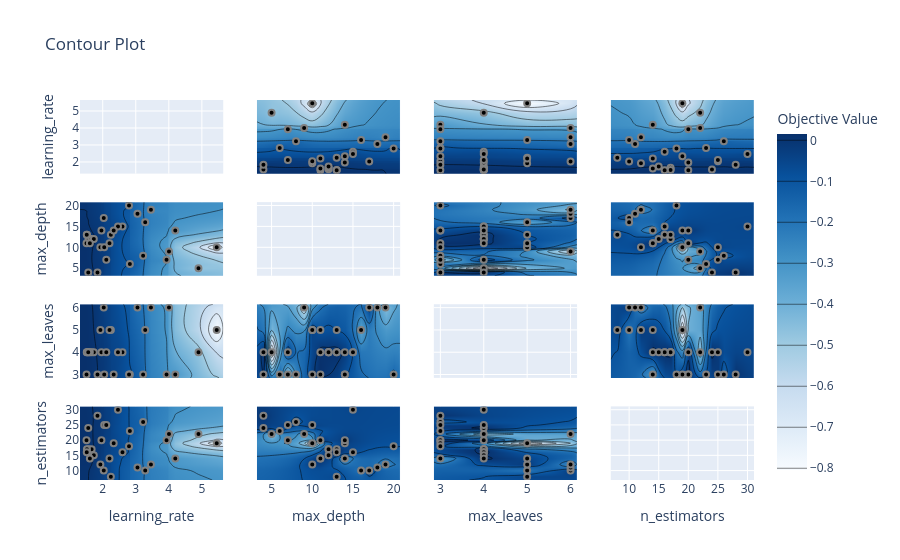

Notebook code cell kept with this figure:
### Code cell
plot_contour(study)

### Figure 1 — Plotly figure (JSON) as saved in the notebook; plotly's stock layout.template omitted (floating-point values rounded to 4 significant figures; data arrays with more than 128 entries replaced by an {"elided": "..."} marker saying what was removed)
{"data": [{"type": "scatter", "xaxis": "x", "yaxis": "y"}, {"colorbar": {"title": {"text": "Objective Value"}}, "colorscale": [[0, "rgb(247,251,255)"], [0.125, "rgb(222,235,247)"], [0.25, "rgb(198,219,239)"], [0.375, "rgb(158,202,225)"], [0.5, "rgb(107,174,214)"], [0.625, "rgb(66,146,198)"], [0.75, "rgb(33,113,181)"], [0.875, "rgb(8,81,156)"], [1, "rgb(8,48,107)"]], "connectgaps": true, "contours": {"coloring": "heatmap"}, "hoverinfo": "none", "line": {"smoothing": 1.3}, "reversescale": false, "showscale": true, "type": "contour", "x": [1.313, 1.51, 1.517, 1.522, 1.562, 1.572, 1.611, 1.664, 1.731, 1.842, 1.929, 1.961, 2.032, 2.046, 2.108, 2.205, 2.246, 2.332, 2.462, 2.598, 2.796, 2.821, 3.052, 3.223, 3.285, 3.459, 3.931, 4.005, 4.196, 4.898, 5.45, 5.647], "xaxis": "x5", "y": [3.2, 4, 5, 6, 7, 8, 9, 10, 11, 12, 13, 14, 15, 16, 17, 18, 19, 20, 20.8], "yaxis": "y5", "z": {"elided": "19x32 float values"}}, {"marker": {"color": "black", "line": {"color": "Gray", "width": 2}}, "mode": "markers", "name": "Feasible Trial", "showlegend": false, "type": "scatter", "x": [2.032, 2.821, 3.285, 3.223, 3.052, 2.246, 4.898, 4.005, 1.929, 3.459, 1.572, 1.664, 1.522, 1.517, 2.598, 4.196, 2.462, 5.45, 1.51, 3.931, 2.046, 1.731, 2.332, 1.611, 1.961, 2.796, 2.205, 1.562, 1.842, 2.108], "xaxis": "x5", "y": [17, 6, 16, 8, 18, 13, 5, 9, 10, 19, 12, 12, 13, 13, 15, 14, 15, 10, 11, 7, 10, 12, 14, 11, 14, 20, 11, 4, 4, 7], "yaxis": "y5"}, {"colorbar": {"title": {"text": "Objective Value"}}, "colorscale": [[0, "rgb(247,251,255)"], [0.125, "rgb(222,235,247)"], [0.25, "rgb(198,219,239)"], [0.375, "rgb(158,202,225)"], [0.5, "rgb(107,174,214)"], [0.625, "rgb(66,146,198)"], [0.75, "rgb(33,113,181)"], [0.875, "rgb(8,81,156)"], [1, "rgb(8,48,107)"]], "connectgaps": true, "contours": {"coloring": "heatmap"}, "hoverinfo": "none", "line": {"smoothing": 1.3}, "reversescale": false, "showscale": false, "type": "contour", "x": [1.313, 1.51, 1.517, 1.522, 1.562, 1.572, 1.611, 1.664, 1.731, 1.842, 1.929, 1.961, 2.032, 2.046, 2.108, 2.205, 2.246, 2.332, 2.462, 2.598, 2.796, 2.821, 3.052, 3.223, 3.285, 3.459, 3.931, 4.005, 4.196, 4.898, 5.45, 5.647], "xaxis": "x9", "y": [2.85, 3, 4, 5, 6, 6.15], "yaxis": "y9", "z": {"elided": "6x32 float values"}}, {"marker": {"color": "black", "line": {"color": "Gray", "width": 2}}, "mode": "markers", "name": "Feasible Trial", "showlegend": false, "type": "scatter", "x": [2.032, 2.821, 3.285, 3.223, 3.052, 2.246, 4.898, 4.005, 1.929, 3.459, 1.572, 1.664, 1.522, 1.517, 2.598, 4.196, 2.462, 5.45, 1.51, 3.931, 2.046, 1.731, 2.332, 1.611, 1.961, 2.796, 2.205, 1.562, 1.842, 2.108], "xaxis": "x9", "y": [6, 3, 5, 3, 6, 5, 4, 6, 5, 6, 4, 4, 4, 4, 4, 3, 4, 5, 3, 3, 3, 4, 3, 4, 4, 3, 5, 4, 3, 4], "yaxis": "y9"}, {"colorbar": {"title": {"text": "Objective Value"}}, "colorscale": [[0, "rgb(247,251,255)"], [0.125, "rgb(222,235,247)"], [0.25, "rgb(198,219,239)"], [0.375, "rgb(158,202,225)"], [0.5, "rgb(107,174,214)"], [0.625, "rgb(66,146,198)"], [0.75, "rgb(33,113,181)"], [0.875, "rgb(8,81,156)"], [1, "rgb(8,48,107)"]], "connectgaps": true, "contours": {"coloring": "heatmap"}, "hoverinfo": "none", "line": {"smoothing": 1.3}, "reversescale": false, "showscale": false, "type": "contour", "x": [1.313, 1.51, 1.517, 1.522, 1.562, 1.572, 1.611, 1.664, 1.731, 1.842, 1.929, 1.961, 2.032, 2.046, 2.108, 2.205, 2.246, 2.332, 2.462, 2.598, 2.796, 2.821, 3.052, 3.223, 3.285, 3.459, 3.931, 4.005, 4.196, 4.898, 5.45, 5.647], "xaxis": "x13", "y": [6.9, 8, 10, 11, 12, 14, 15, 16, 17, 18, 19, 20, 22, 23, 24, 25, 26, 28, 30, 31.1], "yaxis": "y13", "z": {"elided": "20x32 float values"}}, {"marker": {"color": "black", "line": {"color": "Gray", "width": 2}}, "mode": "markers", "name": "Feasible Trial", "showlegend": false, "type": "scatter", "x": [2.032, 2.821, 3.285, 3.223, 3.052, 2.246, 4.898, 4.005, 1.929, 3.459, 1.572, 1.664, 1.522, 1.517, 2.598, 4.196, 2.462, 5.45, 1.51, 3.931, 2.046, 1.731, 2.332, 1.611, 1.961, 2.796, 2.205, 1.562, 1.842, 2.108], "xaxis": "x13", "y": [10, 23, 10, 26, 11, 8, 22, 22, 12, 12, 17, 17, 17, 16, 16, 14, 30, 19, 20, 20, 25, 15, 19, 14, 20, 18, 14, 24, 28, 25], "yaxis": "y13"}, {"colorbar": {"title": {"text": "Objective Value"}}, "colorscale": [[0, "rgb(247,251,255)"], [0.125, "rgb(222,235,247)"], [0.25, "rgb(198,219,239)"], [0.375, "rgb(158,202,225)"], [0.5, "rgb(107,174,214)"], [0.625, "rgb(66,146,198)"], [0.75, "rgb(33,113,181)"], [0.875, "rgb(8,81,156)"], [1, "rgb(8,48,107)"]], "connectgaps": true, "contours": {"coloring": "heatmap"}, "hoverinfo": "none", "line": {"smoothing": 1.3}, "reversescale": false, "showscale": false, "type": "contour", "x": [3.2, 4, 5, 6, 7, 8, 9, 10, 11, 12, 13, 14, 15, 16, 17, 18, 19, 20, 20.8], "xaxis": "x2", "y": [1.313, 1.51, 1.517, 1.522, 1.562, 1.572, 1.611, 1.664, 1.731, 1.842, 1.929, 1.961, 2.032, 2.046, 2.108, 2.205, 2.246, 2.332, 2.462, 2.598, 2.796, 2.821, 3.052, 3.223, 3.285, 3.459, 3.931, 4.005, 4.196, 4.898, 5.45, 5.647], "yaxis": "y2", "z": {"elided": "32x19 float values"}}, {"marker": {"color": "black", "line": {"color": "Gray", "width": 2}}, "mode": "markers", "name": "Feasible Trial", "showlegend": false, "type": "scatter", "x": [17, 6, 16, 8, 18, 13, 5, 9, 10, 19, 12, 12, 13, 13, 15, 14, 15, 10, 11, 7, 10, 12, 14, 11, 14, 20, 11, 4, 4, 7], "xaxis": "x2", "y": [2.032, 2.821, 3.285, 3.223, 3.052, 2.246, 4.898, 4.005, 1.929, 3.459, 1.572, 1.664, 1.522, 1.517, 2.598, 4.196, 2.462, 5.45, 1.51, 3.931, 2.046, 1.731, 2.332, 1.611, 1.961, 2.796, 2.205, 1.562, 1.842, 2.108], "yaxis": "y2"}, {"type": "scatter", "xaxis": "x6", "yaxis": "y6"}, {"colorbar": {"title": {"text": "Objective Value"}}, "colorscale": [[0, "rgb(247,251,255)"], [0.125, "rgb(222,235,247)"], [0.25, "rgb(198,219,239)"], [0.375, "rgb(158,202,225)"], [0.5, "rgb(107,174,214)"], [0.625, "rgb(66,146,198)"], [0.75, "rgb(33,113,181)"], [0.875, "rgb(8,81,156)"], [1, "rgb(8,48,107)"]], "connectgaps": true, "contours": {"coloring": "heatmap"}, "hoverinfo": "none", "line": {"smoothing": 1.3}, "reversescale": false, "showscale": false, "type": "contour", "x": [3.2, 4, 5, 6, 7, 8, 9, 10, 11, 12, 13, 14, 15, 16, 17, 18, 19, 20, 20.8], "xaxis": "x10", "y": [2.85, 3, 4, 5, 6, 6.15], "yaxis": "y10", "z": [[NaN, NaN, NaN, NaN, NaN, NaN, NaN, NaN, NaN, NaN, NaN, NaN, NaN, NaN, NaN, NaN, NaN, NaN, NaN], [NaN, 1.065e-05, NaN, -0.09008, -0.2818, -0.1405, NaN, -0.0125, 0.01572, NaN, NaN, -0.04105, NaN, NaN, NaN, NaN, NaN, -0.091, NaN], [NaN, 0.01385, -0.4746, NaN, -0.01872, NaN, NaN, NaN, 0.0117, 0.01136, 0.01428, -0.008934, -0.05273, NaN, NaN, NaN, NaN, NaN, NaN], [NaN, NaN, NaN, NaN, NaN, NaN, NaN, -0.01976, -0.04716, NaN, -0.05105, NaN, NaN, -0.2049, NaN, NaN, NaN, NaN, NaN], [NaN, NaN, NaN, NaN, NaN, NaN, -0.3549, NaN, NaN, NaN, NaN, NaN, NaN, NaN, -0.03064, -0.1785, -0.2589, NaN, NaN], [NaN, NaN, NaN, NaN, NaN, NaN, NaN, NaN, NaN, NaN, NaN, NaN, NaN, NaN, NaN, NaN, NaN, NaN, NaN]]}, {"marker": {"color": "black", "line": {"color": "Gray", "width": 2}}, "mode": "markers", "name": "Feasible Trial", "showlegend": false, "type": "scatter", "x": [17, 6, 16, 8, 18, 13, 5, 9, 10, 19, 12, 12, 13, 13, 15, 14, 15, 10, 11, 7, 10, 12, 14, 11, 14, 20, 11, 4, 4, 7], "xaxis": "x10", "y": [6, 3, 5, 3, 6, 5, 4, 6, 5, 6, 4, 4, 4, 4, 4, 3, 4, 5, 3, 3, 3, 4, 3, 4, 4, 3, 5, 4, 3, 4], "yaxis": "y10"}, {"colorbar": {"title": {"text": "Objective Value"}}, "colorscale": [[0, "rgb(247,251,255)"], [0.125, "rgb(222,235,247)"], [0.25, "rgb(198,219,239)"], [0.375, "rgb(158,202,225)"], [0.5, "rgb(107,174,214)"], [0.625, "rgb(66,146,198)"], [0.75, "rgb(33,113,181)"], [0.875, "rgb(8,81,156)"], [1, "rgb(8,48,107)"]], "connectgaps": true, "contours": {"coloring": "heatmap"}, "hoverinfo": "none", "line": {"smoothing": 1.3}, "reversescale": false, "showscale": false, "type": "contour", "x": [3.2, 4, 5, 6, 7, 8, 9, 10, 11, 12, 13, 14, 15, 16, 17, 18, 19, 20, 20.8], "xaxis": "x14", "y": [6.9, 8, 10, 11, 12, 14, 15, 16, 17, 18, 19, 20, 22, 23, 24, 25, 26, 28, 30, 31.1], "yaxis": "y14", "z": {"elided": "20x19 float values"}}, {"marker": {"color": "black", "line": {"color": "Gray", "width": 2}}, "mode": "markers", "name": "Feasible Trial", "showlegend": false, "type": "scatter", "x": [17, 6, 16, 8, 18, 13, 5, 9, 10, 19, 12, 12, 13, 13, 15, 14, 15, 10, 11, 7, 10, 12, 14, 11, 14, 20, 11, 4, 4, 7], "xaxis": "x14", "y": [10, 23, 10, 26, 11, 8, 22, 22, 12, 12, 17, 17, 17, 16, 16, 14, 30, 19, 20, 20, 25, 15, 19, 14, 20, 18, 14, 24, 28, 25], "yaxis": "y14"}, {"colorbar": {"title": {"text": "Objective Value"}}, "colorscale": [[0, "rgb(247,251,255)"], [0.125, "rgb(222,235,247)"], [0.25, "rgb(198,219,239)"], [0.375, "rgb(158,202,225)"], [0.5, "rgb(107,174,214)"], [0.625, "rgb(66,146,198)"], [0.75, "rgb(33,113,181)"], [0.875, "rgb(8,81,156)"], [1, "rgb(8,48,107)"]], "connectgaps": true, "contours": {"coloring": "heatmap"}, "hoverinfo": "none", "line": {"smoothing": 1.3}, "reversescale": false, "showscale": false, "type": "contour", "x": [2.85, 3, 4, 5, 6, 6.15], "xaxis": "x3", "y": [1.313, 1.51, 1.517, 1.522, 1.562, 1.572, 1.611, 1.664, 1.731, 1.842, 1.929, 1.961, 2.032, 2.046, 2.108, 2.205, 2.246, 2.332, 2.462, 2.598, 2.796, 2.821, 3.052, 3.223, 3.285, 3.459, 3.931, 4.005, 4.196, 4.898, 5.45, 5.647], "yaxis": "y3", "z": {"elided": "32x6 float values"}}, {"marker": {"color": "black", "line": {"color": "Gray", "width": 2}}, "mode": "markers", "name": "Feasible Trial", "showlegend": false, "type": "scatter", "x": [6, 3, 5, 3, 6, 5, 4, 6, 5, 6, 4, 4, 4, 4, 4, 3, 4, 5, 3, 3, 3, 4, 3, 4, 4, 3, 5, 4, 3, 4], "xaxis": "x3", "y": [2.032, 2.821, 3.285, 3.223, 3.052, 2.246, 4.898, 4.005, 1.929, 3.459, 1.572, 1.664, 1.522, 1.517, 2.598, 4.196, 2.462, 5.45, 1.51, 3.931, 2.046, 1.731, 2.332, 1.611, 1.961, 2.796, 2.205, 1.562, 1.842, 2.108], "yaxis": "y3"}, {"colorbar": {"title": {"text": "Objective Value"}}, "colorscale": [[0, "rgb(247,251,255)"], [0.125, "rgb(222,235,247)"], [0.25, "rgb(198,219,239)"], [0.375, "rgb(158,202,225)"], [0.5, "rgb(107,174,214)"], [0.625, "rgb(66,146,198)"], [0.75, "rgb(33,113,181)"], [0.875, "rgb(8,81,156)"], [1, "rgb(8,48,107)"]], "connectgaps": true, "contours": {"coloring": "heatmap"}, "hoverinfo": "none", "line": {"smoothing": 1.3}, "reversescale": false, "showscale": false, "type": "contour", "x": [2.85, 3, 4, 5, 6, 6.15], "xaxis": "x7", "y": [3.2, 4, 5, 6, 7, 8, 9, 10, 11, 12, 13, 14, 15, 16, 17, 18, 19, 20, 20.8], "yaxis": "y7", "z": [[NaN, NaN, NaN, NaN, NaN, NaN], [NaN, 1.065e-05, 0.01385, NaN, NaN, NaN], [NaN, NaN, -0.4746, NaN, NaN, NaN], [NaN, -0.09008, NaN, NaN, NaN, NaN], [NaN, -0.2818, -0.01872, NaN, NaN, NaN], [NaN, -0.1405, NaN, NaN, NaN, NaN], [NaN, NaN, NaN, NaN, -0.3549, NaN], [NaN, -0.0125, NaN, -0.01976, NaN, NaN], [NaN, 0.01572, 0.0117, -0.04716, NaN, NaN], [NaN, NaN, 0.01136, NaN, NaN, NaN], [NaN, NaN, 0.01428, -0.05105, NaN, NaN], [NaN, -0.04105, -0.008934, NaN, NaN, NaN], [NaN, NaN, -0.05273, NaN, NaN, NaN], [NaN, NaN, NaN, -0.2049, NaN, NaN], [NaN, NaN, NaN, NaN, -0.03064, NaN], [NaN, NaN, NaN, NaN, -0.1785, NaN], [NaN, NaN, NaN, NaN, -0.2589, NaN], [NaN, -0.091, NaN, NaN, NaN, NaN], [NaN, NaN, NaN, NaN, NaN, NaN]]}, {"marker": {"color": "black", "line": {"color": "Gray", "width": 2}}, "mode": "markers", "name": "Feasible Trial", "showlegend": false, "type": "scatter", "x": [6, 3, 5, 3, 6, 5, 4, 6, 5, 6, 4, 4, 4, 4, 4, 3, 4, 5, 3, 3, 3, 4, 3, 4, 4, 3, 5, 4, 3, 4], "xaxis": "x7", "y": [17, 6, 16, 8, 18, 13, 5, 9, 10, 19, 12, 12, 13, 13, 15, 14, 15, 10, 11, 7, 10, 12, 14, 11, 14, 20, 11, 4, 4, 7], "yaxis": "y7"}, {"type": "scatter", "xaxis": "x11", "yaxis": "y11"}, {"colorbar": {"title": {"text": "Objective Value"}}, "colorscale": [[0, "rgb(247,251,255)"], [0.125, "rgb(222,235,247)"], [0.25, "rgb(198,219,239)"], [0.375, "rgb(158,202,225)"], [0.5, "rgb(107,174,214)"], [0.625, "rgb(66,146,198)"], [0.75, "rgb(33,113,181)"], [0.875, "rgb(8,81,156)"], [1, "rgb(8,48,107)"]], "connectgaps": true, "contours": {"coloring": "heatmap"}, "hoverinfo": "none", "line": {"smoothing": 1.3}, "reversescale": false, "showscale": false, "type": "contour", "x": [2.85, 3, 4, 5, 6, 6.15], "xaxis": "x15", "y": [6.9, 8, 10, 11, 12, 14, 15, 16, 17, 18, 19, 20, 22, 23, 24, 25, 26, 28, 30, 31.1], "yaxis": "y15", "z": [[NaN, NaN, NaN, NaN, NaN, NaN], [NaN, NaN, NaN, -0.05105, NaN, NaN], [NaN, NaN, NaN, -0.2049, -0.03064, NaN], [NaN, NaN, NaN, NaN, -0.1785, NaN], [NaN, NaN, NaN, -0.01976, -0.2589, NaN], [NaN, -0.3168, 0.0117, -0.04716, NaN, NaN], [NaN, NaN, 0.006149, NaN, NaN, NaN], [NaN, NaN, 0.01428, NaN, NaN, NaN], [NaN, NaN, 0.01336, NaN, NaN, NaN], [NaN, -0.091, NaN, NaN, NaN, NaN], [NaN, -0.04105, NaN, -0.8054, NaN, NaN], [NaN, 0.01572, -0.008934, NaN, NaN, NaN], [NaN, NaN, -0.4746, NaN, -0.3549, NaN], [NaN, -0.09008, NaN, NaN, NaN, NaN], [NaN, NaN, 0.01385, NaN, NaN, NaN], [NaN, -0.0125, -0.01872, NaN, NaN, NaN], [NaN, -0.1405, NaN, NaN, NaN, NaN], [NaN, 1.065e-05, NaN, NaN, NaN, NaN], [NaN, NaN, -0.05273, NaN, NaN, NaN], [NaN, NaN, NaN, NaN, NaN, NaN]]}, {"marker": {"color": "black", "line": {"color": "Gray", "width": 2}}, "mode": "markers", "name": "Feasible Trial", "showlegend": false, "type": "scatter", "x": [6, 3, 5, 3, 6, 5, 4, 6, 5, 6, 4, 4, 4, 4, 4, 3, 4, 5, 3, 3, 3, 4, 3, 4, 4, 3, 5, 4, 3, 4], "xaxis": "x15", "y": [10, 23, 10, 26, 11, 8, 22, 22, 12, 12, 17, 17, 17, 16, 16, 14, 30, 19, 20, 20, 25, 15, 19, 14, 20, 18, 14, 24, 28, 25], "yaxis": "y15"}, {"colorbar": {"title": {"text": "Objective Value"}}, "colorscale": [[0, "rgb(247,251,255)"], [0.125, "rgb(222,235,247)"], [0.25, "rgb(198,219,239)"], [0.375, "rgb(158,202,225)"], [0.5, "rgb(107,174,214)"], [0.625, "rgb(66,146,198)"], [0.75, "rgb(33,113,181)"], [0.875, "rgb(8,81,156)"], [1, "rgb(8,48,107)"]], "connectgaps": true, "contours": {"coloring": "heatmap"}, "hoverinfo": "none", "line": {"smoothing": 1.3}, "reversescale": false, "showscale": false, "type": "contour", "x": [6.9, 8, 10, 11, 12, 14, 15, 16, 17, 18, 19, 20, 22, 23, 24, 25, 26, 28, 30, 31.1], "xaxis": "x4", "y": [1.313, 1.51, 1.517, 1.522, 1.562, 1.572, 1.611, 1.664, 1.731, 1.842, 1.929, 1.961, 2.032, 2.046, 2.108, 2.205, 2.246, 2.332, 2.462, 2.598, 2.796, 2.821, 3.052, 3.223, 3.285, 3.459, 3.931, 4.005, 4.196, 4.898, 5.45, 5.647], "yaxis": "y4", "z": {"elided": "32x20 float values"}}, {"marker": {"color": "black", "line": {"color": "Gray", "width": 2}}, "mode": "markers", "name": "Feasible Trial", "showlegend": false, "type": "scatter", "x": [10, 23, 10, 26, 11, 8, 22, 22, 12, 12, 17, 17, 17, 16, 16, 14, 30, 19, 20, 20, 25, 15, 19, 14, 20, 18, 14, 24, 28, 25], "xaxis": "x4", "y": [2.032, 2.821, 3.285, 3.223, 3.052, 2.246, 4.898, 4.005, 1.929, 3.459, 1.572, 1.664, 1.522, 1.517, 2.598, 4.196, 2.462, 5.45, 1.51, 3.931, 2.046, 1.731, 2.332, 1.611, 1.961, 2.796, 2.205, 1.562, 1.842, 2.108], "yaxis": "y4"}, {"colorbar": {"title": {"text": "Objective Value"}}, "colorscale": [[0, "rgb(247,251,255)"], [0.125, "rgb(222,235,247)"], [0.25, "rgb(198,219,239)"], [0.375, "rgb(158,202,225)"], [0.5, "rgb(107,174,214)"], [0.625, "rgb(66,146,198)"], [0.75, "rgb(33,113,181)"], [0.875, "rgb(8,81,156)"], [1, "rgb(8,48,107)"]], "connectgaps": true, "contours": {"coloring": "heatmap"}, "hoverinfo": "none", "line": {"smoothing": 1.3}, "reversescale": false, "showscale": false, "type": "contour", "x": [6.9, 8, 10, 11, 12, 14, 15, 16, 17, 18, 19, 20, 22, 23, 24, 25, 26, 28, 30, 31.1], "xaxis": "x8", "y": [3.2, 4, 5, 6, 7, 8, 9, 10, 11, 12, 13, 14, 15, 16, 17, 18, 19, 20, 20.8], "yaxis": "y8", "z": {"elided": "19x20 float values"}}, {"marker": {"color": "black", "line": {"color": "Gray", "width": 2}}, "mode": "markers", "name": "Feasible Trial", "showlegend": false, "type": "scatter", "x": [10, 23, 10, 26, 11, 8, 22, 22, 12, 12, 17, 17, 17, 16, 16, 14, 30, 19, 20, 20, 25, 15, 19, 14, 20, 18, 14, 24, 28, 25], "xaxis": "x8", "y": [17, 6, 16, 8, 18, 13, 5, 9, 10, 19, 12, 12, 13, 13, 15, 14, 15, 10, 11, 7, 10, 12, 14, 11, 14, 20, 11, 4, 4, 7], "yaxis": "y8"}, {"colorbar": {"title": {"text": "Objective Value"}}, "colorscale": [[0, "rgb(247,251,255)"], [0.125, "rgb(222,235,247)"], [0.25, "rgb(198,219,239)"], [0.375, "rgb(158,202,225)"], [0.5, "rgb(107,174,214)"], [0.625, "rgb(66,146,198)"], [0.75, "rgb(33,113,181)"], [0.875, "rgb(8,81,156)"], [1, "rgb(8,48,107)"]], "connectgaps": true, "contours": {"coloring": "heatmap"}, "hoverinfo": "none", "line": {"smoothing": 1.3}, "reversescale": false, "showscale": false, "type": "contour", "x": [6.9, 8, 10, 11, 12, 14, 15, 16, 17, 18, 19, 20, 22, 23, 24, 25, 26, 28, 30, 31.1], "xaxis": "x12", "y": [2.85, 3, 4, 5, 6, 6.15], "yaxis": "y12", "z": [[NaN, NaN, NaN, NaN, NaN, NaN, NaN, NaN, NaN, NaN, NaN, NaN, NaN, NaN, NaN, NaN, NaN, NaN, NaN, NaN], [NaN, NaN, NaN, NaN, NaN, -0.3168, NaN, NaN, NaN, -0.091, -0.04105, 0.01572, NaN, -0.09008, NaN, -0.0125, -0.1405, 1.065e-05, NaN, NaN], [NaN, NaN, NaN, NaN, NaN, 0.0117, 0.006149, 0.01428, 0.01336, NaN, NaN, -0.008934, -0.4746, NaN, 0.01385, -0.01872, NaN, NaN, -0.05273, NaN], [NaN, -0.05105, -0.2049, NaN, -0.01976, -0.04716, NaN, NaN, NaN, NaN, -0.8054, NaN, NaN, NaN, NaN, NaN, NaN, NaN, NaN, NaN], [NaN, NaN, -0.03064, -0.1785, -0.2589, NaN, NaN, NaN, NaN, NaN, NaN, NaN, -0.3549, NaN, NaN, NaN, NaN, NaN, NaN, NaN], [NaN, NaN, NaN, NaN, NaN, NaN, NaN, NaN, NaN, NaN, NaN, NaN, NaN, NaN, NaN, NaN, NaN, NaN, NaN, NaN]]}, {"marker": {"color": "black", "line": {"color": "Gray", "width": 2}}, "mode": "markers", "name": "Feasible Trial", "showlegend": false, "type": "scatter", "x": [10, 23, 10, 26, 11, 8, 22, 22, 12, 12, 17, 17, 17, 16, 16, 14, 30, 19, 20, 20, 25, 15, 19, 14, 20, 18, 14, 24, 28, 25], "xaxis": "x12", "y": [6, 3, 5, 3, 6, 5, 4, 6, 5, 6, 4, 4, 4, 4, 4, 3, 4, 5, 3, 3, 3, 4, 3, 4, 4, 3, 5, 4, 3, 4], "yaxis": "y12"}, {"type": "scatter", "xaxis": "x16", "yaxis": "y16"}], "layout": {"title": {"text": "Contour Plot"}, "xaxis": {"anchor": "y", "domain": [0, 0.2125], "matches": "x13", "range": [1.313, 5.647], "showticklabels": false}, "xaxis10": {"anchor": "y10", "domain": [0.2625, 0.475], "matches": "x14", "range": [3.2, 20.8], "showticklabels": false}, "xaxis11": {"anchor": "y11", "domain": [0.525, 0.7375], "matches": "x15", "range": [2.85, 6.15], "showticklabels": false}, "xaxis12": {"anchor": "y12", "domain": [0.7875, 1], "matches": "x16", "range": [6.9, 31.1], "showticklabels": false}, "xaxis13": {"anchor": "y13", "domain": [0, 0.2125], "range": [1.313, 5.647], "title": {"text": "learning_rate"}}, "xaxis14": {"anchor": "y14", "domain": [0.2625, 0.475], "range": [3.2, 20.8], "title": {"text": "max_depth"}}, "xaxis15": {"anchor": "y15", "domain": [0.525, 0.7375], "range": [2.85, 6.15], "title": {"text": "max_leaves"}}, "xaxis16": {"anchor": "y16", "domain": [0.7875, 1], "range": [6.9, 31.1], "title": {"text": "n_estimators"}}, "xaxis2": {"anchor": "y2", "domain": [0.2625, 0.475], "matches": "x14", "range": [3.2, 20.8], "showticklabels": false}, "xaxis3": {"anchor": "y3", "domain": [0.525, 0.7375], "matches": "x15", "range": [2.85, 6.15], "showticklabels": false}, "xaxis4": {"anchor": "y4", "domain": [0.7875, 1], "matches": "x16", "range": [6.9, 31.1], "showticklabels": false}, "xaxis5": {"anchor": "y5", "domain": [0, 0.2125], "matches": "x13", "range": [1.313, 5.647], "showticklabels": false}, "xaxis6": {"anchor": "y6", "domain": [0.2625, 0.475], "matches": "x14", "range": [3.2, 20.8], "showticklabels": false}, "xaxis7": {"anchor": "y7", "domain": [0.525, 0.7375], "matches": "x15", "range": [2.85, 6.15], "showticklabels": false}, "xaxis8": {"anchor": "y8", "domain": [0.7875, 1], "matches": "x16", "range": [6.9, 31.1], "showticklabels": false}, "xaxis9": {"anchor": "y9", "domain": [0, 0.2125], "matches": "x13", "range": [1.313, 5.647], "showticklabels": false}, "yaxis": {"anchor": "x", "domain": [0.8063, 1], "range": [1.313, 5.647], "title": {"text": "learning_rate"}}, "yaxis10": {"anchor": "x10", "domain": [0.2687, 0.4625], "matches": "y9", "range": [2.85, 6.15], "showticklabels": false}, "yaxis11": {"anchor": "x11", "domain": [0.2687, 0.4625], "matches": "y9", "range": [2.85, 6.15], "showticklabels": false}, "yaxis12": {"anchor": "x12", "domain": [0.2687, 0.4625], "matches": "y9", "range": [2.85, 6.15], "showticklabels": false}, "yaxis13": {"anchor": "x13", "domain": [0, 0.1938], "range": [6.9, 31.1], "title": {"text": "n_estimators"}}, "yaxis14": {"anchor": "x14", "domain": [0, 0.1938], "matches": "y13", "range": [6.9, 31.1], "showticklabels": false}, "yaxis15": {"anchor": "x15", "domain": [0, 0.1938], "matches": "y13", "range": [6.9, 31.1], "showticklabels": false}, "yaxis16": {"anchor": "x16", "domain": [0, 0.1938], "matches": "y13", "range": [6.9, 31.1], "showticklabels": false}, "yaxis2": {"anchor": "x2", "domain": [0.8063, 1], "matches": "y", "range": [1.313, 5.647], "showticklabels": false}, "yaxis3": {"anchor": "x3", "domain": [0.8063, 1], "matches": "y", "range": [1.313, 5.647], "showticklabels": false}, "yaxis4": {"anchor": "x4", "domain": [0.8063, 1], "matches": "y", "range": [1.313, 5.647], "showticklabels": false}, "yaxis5": {"anchor": "x5", "domain": [0.5375, 0.7312], "range": [3.2, 20.8], "title": {"text": "max_depth"}}, "yaxis6": {"anchor": "x6", "domain": [0.5375, 0.7312], "matches": "y5", "range": [3.2, 20.8], "showticklabels": false}, "yaxis7": {"anchor": "x7", "domain": [0.5375, 0.7312], "matches": "y5", "range": [3.2, 20.8], "showticklabels": false}, "yaxis8": {"anchor": "x8", "domain": [0.5375, 0.7312], "matches": "y5", "range": [3.2, 20.8], "showticklabels": false}, "yaxis9": {"anchor": "x9", "domain": [0.2687, 0.4625], "range": [2.85, 6.15], "title": {"text": "max_leaves"}}}}
